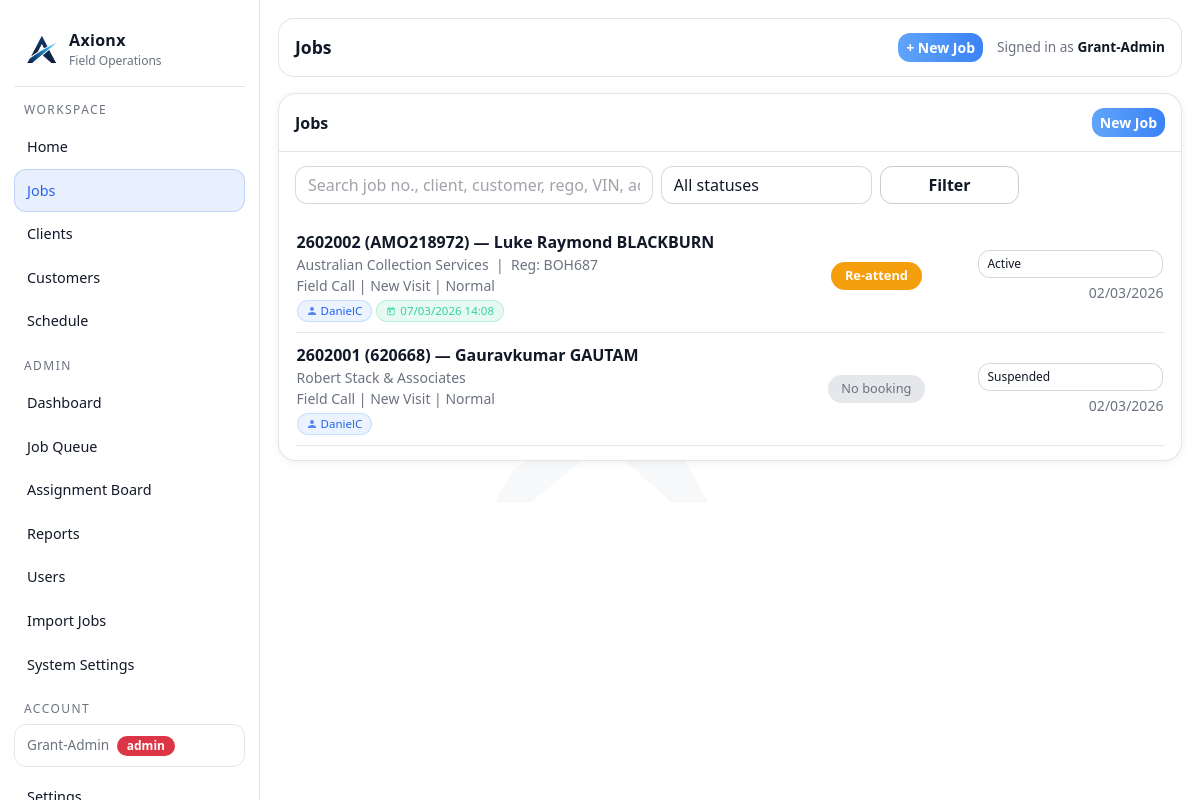
Page /jobs (signed in) on the committed database.
### tables this page shows
CREATE TABLE jobs (
        id INTEGER PRIMARY KEY AUTOINCREMENT,

        internal_job_number TEXT NOT NULL,
        client_reference TEXT,
        display_ref TEXT NOT NULL,

        client_id INTEGER,
        customer_id INTEGER,
        assigned_user_id INTEGER,

        job_type TEXT NOT NULL,
        visit_type TEXT NOT NULL,
        status TEXT NOT NULL,
        priority TEXT NOT NULL,

        job_address TEXT,
        description TEXT,

        created_at TEXT NOT NULL,
        updated_at TEXT NOT NULL, lender_name TEXT, account_number TEXT, regulation_type TEXT, arrears_cents INTEGER, costs_cents INTEGER, mmp_cents INTEGER, job_due_date TEXT, bill_to_client_id INTEGER, payment_frequency TEXT, client_job_number TEXT,

        FOREIGN KEY(client_id) REFERENCES clients(id),
        FOREIGN KEY(customer_id) REFERENCES customers(id),
        FOREIGN KEY(assigned_user_id) REFERENCES users(id)
    );

CREATE TABLE clients (
        id INTEGER PRIMARY KEY AUTOINCREMENT,
        name TEXT NOT NULL,
        phone TEXT,
        email TEXT,
        address TEXT,
        notes TEXT,
        created_at TEXT NOT NULL
    , updated_at TEXT NOT NULL DEFAULT '');

### app.py (the view, shortened to what this page needs)
@app.get("/jobs")
@login_required
def jobs_list():
    status = request.args.get("status", "").strip()
    q = request.args.get("q", "").strip()
    user_id = session.get("user_id")
    role = session.get("role")
    conn = db()
    cur = conn.cursor()
    sql = """
    SELECT j.*,
           c.name AS client_name,
           (cu.first_name || ' ' || cu.last_name) AS customer_name,
           (SELECT ji.reg FROM job_items ji WHERE ji.job_id = j.id AND ji.item_type = 'vehicle' LIMIT 1) AS asset_reg,
           COALESCE(u.full_name, (
               SELECT u2.full_name FROM schedules s2
               JOIN users u2 ON u2.id = s2.assigned_to_user_id
               WHERE s2.job_id = j.id AND s2.status NOT IN ('Cancelled', 'Completed')
               ORDER BY s2.scheduled_for ASC LIMIT 1
           )) AS assigned_name,
           (SELECT s.scheduled_for FROM schedules s
            WHERE s.job_id = j.id AND s.status NOT IN ('Completed', 'Cancelled')
              AND s.scheduled_for >= datetime('now')
            ORDER BY s.scheduled_for ASC LIMIT 1) AS next_scheduled,
           (SELECT bt.name FROM schedules s
            JOIN booking_types bt ON bt.id = s.booking_type_id
            WHERE s.job_id = j.id AND s.status NOT IN ('Completed', 'Cancelled')
              AND s.scheduled_for >= datetime('now')
            ORDER BY s.scheduled_for ASC LIMIT 1) AS next_booking_type,
           (SELECT s.id FROM schedules s
            WHERE s.job_id = j.id AND s.status NOT IN ('Completed', 'Cancelled')
              AND s.scheduled_for >= datetime('now')
            ORDER BY s.scheduled_for ASC LIMIT 1) AS next_sched_id
    FROM jobs j
    LEFT JOIN clients c ON c.id = j.client_id
    LEFT JOIN customers cu ON cu.id = j.customer_id
    LEFT JOIN users u ON u.id = j.assigned_user_id
    WHERE 1=1
    """
    params = []
    if status:
        if status == "Active":
            sql += " AND j.status LIKE 'Active%'"
        else:
            sql += " AND j.status = ?"
            params.append(status)
    sql += " ORDER BY CASE WHEN j.status = 'Invoiced' THEN 1 ELSE 0 END, CASE WHEN next_scheduled IS NULL THEN 1 ELSE 0 END, next_scheduled ASC, j.updated_at DESC"
    cur.execute(sql, params)
    rows = cur.fetchall()
    conn.close()
    statuses = [
        "New",
        "Active",
        "Active - Phone work only",
        "Suspended",
        "Awaiting info from client",
        "Completed",
        "Invoiced"
    ]
    return render_template("jobs.html", jobs=rows, statuses=statuses, status=status, q=q)

### app.py (called while the page is built)
def db():
    conn = sqlite3.connect(DB_PATH)
    conn.row_factory = sqlite3.Row
    return conn

def add_column_if_missing(cur, table, col, coltype):
    cur.execute(f"PRAGMA table_info({table})")
    cols = [r["name"] for r in cur.fetchall()]
    if col not in cols:
        cur.execute(f"ALTER TABLE {table} ADD COLUMN {col} {coltype}")

@app.context_processor
def inject_globals():
    return {
        "GOOGLE_MAPS_API_KEY": os.environ.get("GOOGLE_MAPS_API_KEY", ""),
        "google_maps_api_key": os.getenv("GOOGLE_MAPS_API_KEY", "")
    }

@app.before_request
def _ensure_db():
    init_db()

def login_required(f):
    @wraps(f)
    def wrapper(*args, **kwargs):
        if not session.get("user_id"):
            return redirect(url_for("login"))
        return f(*args, **kwargs)
    return wrapper

### templates/jobs.html (shortened to what this page needs)
{% extends "layout.html" %}
{% block page_title %}Jobs{% endblock %}
{% block content %}
<div class="ax-card">
  <div class="ax-card-h d-flex justify-content-between align-items-center">
    <div>Jobs</div>
    {% if session.get('role') == 'admin' %}<a class="btn btn-primary btn-sm" href="/jobs/new">New Job</a>{% endif %}
  </div>
  <div class="ax-card-b">
    <form class="row g-2 mb-3" method="get">
      <div class="col-12 col-lg-5">
        <input class="form-control" name="q" placeholder="Search job no., client, customer, rego, VIN, address..." value="{{ q }}">
      </div>
      <div class="col-12 col-lg-3">
        <select class="form-select" name="status">
          <option value="">All statuses</option>
        </select>
      </div>
      <div class="col-12 col-lg-2">
        <button class="btn btn-outline-secondary w-100">Filter</button>
      </div>
    </form>
    {% for j in jobs %}
      {% set is_suspended = j.status in ['Suspended', 'Awaiting Instructions'] %}
      {% set bt = j.next_booking_type or '' %}
      {% if is_suspended %}
        {% set badge_color = '#ef4444' %}
      {% elif 'Update' in bt %}
        {% set badge_color = '#2563eb' %}
      {% elif 'New' in bt %}
        {% set badge_color = '#22c55e' %}
      {% elif 'Re-attend' in bt %}
        {% set badge_color = '#f59e0b' %}
      {% else %}
        {% set badge_color = '#9ca3af' %}
      {% endif %}
      <div style="display:flex;align-items:stretch;gap:12px;padding:.65rem .1rem;border-bottom:1px solid #e5e7eb;">
        <a href="/jobs/{{ j.id }}" class="text-decoration-none flex-grow-1" style="min-width:0;color:inherit;">
          <div class="fw-semibold">{{ j.display_ref }} &mdash; {{ j.customer_name or "No customer" }}</div>
          <div class="small" style="color:var(--muted)">
            {{ j.client_name or "No client" }}{% if j.asset_reg %} &nbsp;|&nbsp; Reg: {{ j.asset_reg }}{% endif %}
          </div>
          <div class="small" style="color:var(--muted)">
            {{ j.job_type }} | {{ j.visit_type }} | {{ j.priority }}
          </div>
          <div class="d-flex flex-wrap gap-1 mt-1">
            {% if j.assigned_name %}
              <span style="display:inline-flex;align-items:center;gap:4px;background:rgba(96,165,250,.13);color:var(--accent);border:1px solid rgba(96,165,250,.25);border-radius:999px;padding:1px 9px;font-size:.72rem;font-weight:500;">
                <svg width="10" height="10" viewBox="0 0 24 24" fill="currentColor" style="opacity:.75"><path d="M12 12c2.7 0 4.8-2.1 4.8-4.8S14.7 2.4 12 2.4 7.2 4.5 7.2 7.2 9.3 12 12 12zm0 2.4c-3.2 0-9.6 1.6-9.6 4.8v2.4h19.2v-2.4c0-3.2-6.4-4.8-9.6-4.8z"/></svg>
                {{ j.assigned_name }}
              </span>
            {% else %}
              <span style="display:inline-flex;align-items:center;gap:4px;background:rgba(156,163,175,.1);color:var(--muted);border:1px solid rgba(156,163,175,.2);border-radius:999px;padding:1px 9px;font-size:.72rem;">
                Unassigned
              </span>
            {% endif %}
            {% if j.next_scheduled %}
              <span style="display:inline-flex;align-items:center;gap:4px;background:rgba(52,211,153,.12);color:#34d399;border:1px solid rgba(52,211,153,.25);border-radius:999px;padding:1px 9px;font-size:.72rem;font-weight:500;">
                <svg width="10" height="10" viewBox="0 0 24 24" fill="currentColor" style="opacity:.8"><path d="M19 4h-1V2h-2v2H8V2H6v2H5C3.9 4 3 4.9 3 6v14c0 1.1.9 2 2 2h14c1.1 0 2-.9 2-2V6c0-1.1-.9-2-2-2zm0 16H5V9h14v11zM7 11h5v5H7z"/></svg>
                {{ j.next_scheduled[8:10] }}/{{ j.next_scheduled[5:7] }}/{{ j.next_scheduled[:4] }} {{ j.next_scheduled[11:16] }}
              </span>
            {% endif %}
          </div>
        </a>
        <div style="width:180px;flex-shrink:0;display:flex;flex-direction:column;align-items:center;justify-content:center;gap:6px;text-align:center;">
          {% if bt %}
            <span style="display:inline-block;background:{{ badge_color }};color:#fff;border-radius:999px;padding:.25rem .85rem;font-size:.8rem;font-weight:600;white-space:nowrap;">
              {{ bt }}
            </span>
          {% else %}
            <span style="display:inline-block;background:#e5e7eb;color:#6b7280;border-radius:999px;padding:.25rem .85rem;font-size:.8rem;font-weight:500;white-space:nowrap;">
              No booking
            </span>
          {% endif %}
        </div>
        <div class="text-end flex-shrink-0" style="min-width:110px;display:flex;flex-direction:column;align-items:flex-end;justify-content:center;">
          {% if session.get('role') == 'admin' %}
            <form method="post" action="/jobs/{{ j.id }}/status" style="margin:0;">
              <select name="status" class="form-select form-select-sm"
                      style="font-size:.75rem;min-width:110px;"
                      onchange="this.form.submit()">
                {% for s in statuses %}
                  <option value="{{ s }}" {% if s == j.status %}selected{% endif %}>{{ s }}</option>
                {% endfor %}
              </select>
            </form>
          {% else %}
            <span class="badge bg-secondary">{{ j.status }}</span>
          {% endif %}
          <div class="small mt-1" style="color:var(--muted)">{% if j.updated_at %}{{ j.updated_at[8:10] }}/{{ j.updated_at[5:7] }}/{{ j.updated_at[:4] }}{% endif %}</div>
        </div>
      </div>
    {% else %}
      <div style="color:var(--muted)" class="py-3 text-center">No jobs found.</div>
    {% endfor %}
  </div>
</div>
{% endblock %}

### templates/layout.html (shortened to what this page needs)
<!doctype html>
<html lang="en">
<head>
  <link href="https://cdn.jsdelivr.net/npm/bootstrap@5.3.3/dist/css/bootstrap.min.css" rel="stylesheet">
</head>
<body>
  <div class="ax-shell">
    <aside class="ax-sidebar">
      <a class="ax-brand" href="/dashboard">
        <img src="{{ url_for('static', filename='images/axionx-icon.png') }}" alt="Axionx">
        <div>
          <div class="name">Axionx</div>
          <div class="sub">Field Operations</div>
        </div>
      </a>
      <div class="ax-nav">
        <div class="hint">Workspace</div>
        <a href="/dashboard" class="{% if request.path == '/dashboard' %}active{% endif %}">Home</a>
        <a href="/jobs" class="{% if request.path.startswith('/jobs') %}active{% endif %}">Jobs</a>
        {% if session.get('role') != 'agent' %}
        <a href="/clients" class="{% if request.path.startswith('/clients') %}active{% endif %}">Clients</a>
        <a href="/customers" class="{% if request.path.startswith('/customers') %}active{% endif %}">Customers</a>
        <a href="/schedule" class="{% if request.path.startswith('/schedule') %}active{% endif %}">Schedule</a>
        {% endif %}
        {% if session.get('role') == 'admin' %}
          <div class="hint">Admin</div>
          <a href="/admin" class="{% if request.path == '/admin' %}active{% endif %}">Dashboard</a>
          <a href="/queue" class="{% if request.path.startswith('/queue') %}active{% endif %}">Job Queue</a>
          <a href="/assign" class="{% if request.path.startswith('/assign') %}active{% endif %}">Assignment Board</a>
          <a href="/reports/monthly" class="{% if request.path.startswith('/reports') %}active{% endif %}">Reports</a>
          <a href="/users" class="{% if request.path.startswith('/users') %}active{% endif %}">Users</a>
          <a href="/import/jobs" class="{% if request.path.startswith('/import') %}active{% endif %}">Import Jobs</a>
          <a href="/admin/settings" class="{% if request.path.startswith('/admin/settings') %}active{% endif %}">System Settings</a>
        {% endif %}
        <div class="hint">Account</div>
        {% if session.get('user_id') %}
          <div class="ax-user-chip mb-2">
            {{ session.get('user_name') }}
            <span class="badge {% if session.get('role') == 'admin' %}bg-danger{% else %}bg-secondary{% endif %} ms-1">{{ session.get('role') }}</span>
          </div>
          <a href="/my/settings" class="{% if request.path.startswith('/my/settings') %}active{% endif %}">Settings</a>
        {% else %}
          <a href="/login" class="{% if request.path.startswith('/login') or request.path.startswith('/signup') %}active{% endif %}">Login</a>
        {% endif %}
      </div>
    </aside>
    <main class="ax-main">
      <div class="ax-topbar">
        <div class="title">{% block page_title %}Axion{% endblock %}</div>
        <div style="display:flex; align-items:center; gap:14px;">
          {% if session.get('user_id') and session.get('role') != 'agent' %}
            <a href="/jobs/new" class="btn btn-primary btn-sm">+ New Job</a>
          {% endif %}
          <div style="color:var(--muted); font-size:.85rem;">
            {% if session.get('user_id') %}
              Signed in as <strong style="color:var(--text)">{{ session.get('user_name') }}</strong>
            {% else %}
              Not signed in
            {% endif %}
          </div>
        </div>
      </div>
      {% block content %}{% endblock %}
    </main>
  </div>
</body>
</html>

### templates/layout.html (style rules this page uses)
:root { --bg: #ffffff; --panel: #ffffff; --panel2: #f3f4f6; --card: #f9fafb; --text: #111827; --muted: #6b7280; --line: rgba(0,0,0,.10); --accent: #2563eb; --accent2: #16a34a; --danger: #dc2626; }
body { background: #ffffff; color: var(--text); }
body::before { content: ''; position: fixed; inset: 0; background: url('/static/images/axionx-icon.png') center center / 260px auto no-repeat; opacity: .03; pointer-events: none; z-index: 0; }
.ax-shell { min-height: 100vh; display: grid; grid-template-columns: 260px 1fr; position: relative; z-index: 1; }
.ax-sidebar { background: #ffffff; border-right: 1px solid var(--line); position: sticky; top: 0; height: 100vh; padding: 18px 14px; overflow-y: auto; }
.ax-brand { display:flex; align-items:center; gap: 10px; padding: 10px 10px 16px 10px; border-bottom: 1px solid var(--line); margin-bottom: 14px; text-decoration: none; }
.ax-brand img { height: 34px; }
.ax-brand .name { font-weight: 700; letter-spacing: .3px; color: var(--text); }
.ax-brand .sub { font-size: .75rem; color: var(--muted); }
.ax-nav a { display:flex; align-items:center; gap: 10px; padding: 10px 12px; border-radius: 12px; color: var(--text); text-decoration:none; border: 1px solid transparent; font-size: .9rem; }
.ax-nav a.active { background: rgba(37,99,235,.10); border-color: rgba(37,99,235,.20); color: #2563eb; }
.ax-nav .hint { color: var(--muted); font-size: .75rem; margin: 14px 10px 6px; text-transform: uppercase; letter-spacing: .12em; }
.ax-user-chip { margin-top: auto; padding: 10px 12px; border-radius: 12px; border: 1px solid var(--line); font-size: .85rem; color: var(--muted); }
.ax-main { padding: 18px 18px 28px; min-width: 0; }
.ax-topbar { background: #ffffff; border: 1px solid var(--line); border-radius: 16px; padding: 14px 16px; display:flex; align-items:center; justify-content: space-between; margin-bottom: 16px; }
.ax-topbar .title { font-size: 1.1rem; font-weight: 650; }
.ax-card { background: #ffffff; border: 1px solid var(--line); border-radius: 18px; box-shadow: 0 2px 8px rgba(0,0,0,.06); overflow: visible; }
.ax-card .ax-card-h { padding: 14px 16px; border-bottom: 1px solid var(--line); font-weight: 650; }
.ax-card .ax-card-b { padding: 14px 16px; }
.form-control, .form-select { background: #ffffff !important; color: var(--text) !important; border: 1px solid rgba(0,0,0,.15) !important; border-radius: 12px !important; }
.form-control::placeholder { color: rgba(17,24,39,.4); }
.btn { border-radius: 12px; font-weight: 600; }
.btn-primary { background: linear-gradient(90deg, #60a5fa, #3b82f6); border: 0; }
.btn-outline-secondary { border-color: rgba(0,0,0,.20); color: var(--text); }
.badge { border-radius: 999px; padding: 4px 10px; font-weight: 600; font-size: .75rem; }

### rows in the picture
jobs: display_ref "2602002 (AMO218972)", customer_name "Luke Raymond BLACKBURN", name "Australian Collection Services", asset_reg "BOH687", job_type "Field Call", visit_type "New Visit", priority "Normal", assigned_name "DanielC", next_scheduled "07", next_scheduled "03", next_scheduled "2026", next_scheduled "14:08", bt "Re-attend", status "Active", updated_at "02", updated_at "03", updated_at "2026"
jobs: display_ref "2602001 (620668)", customer_name "Gauravkumar GAUTAM", name "Robert Stack & Associates", job_type "Field Call", visit_type "New Visit", priority "Normal", assigned_name "DanielC", shows "No booking", status "Suspended", updated_at "02", updated_at "03", updated_at "2026"

### other values in the picture
{{ session.get('user_name') }} "Grant-Admin"
{{ session.get('role') }} "admin"
